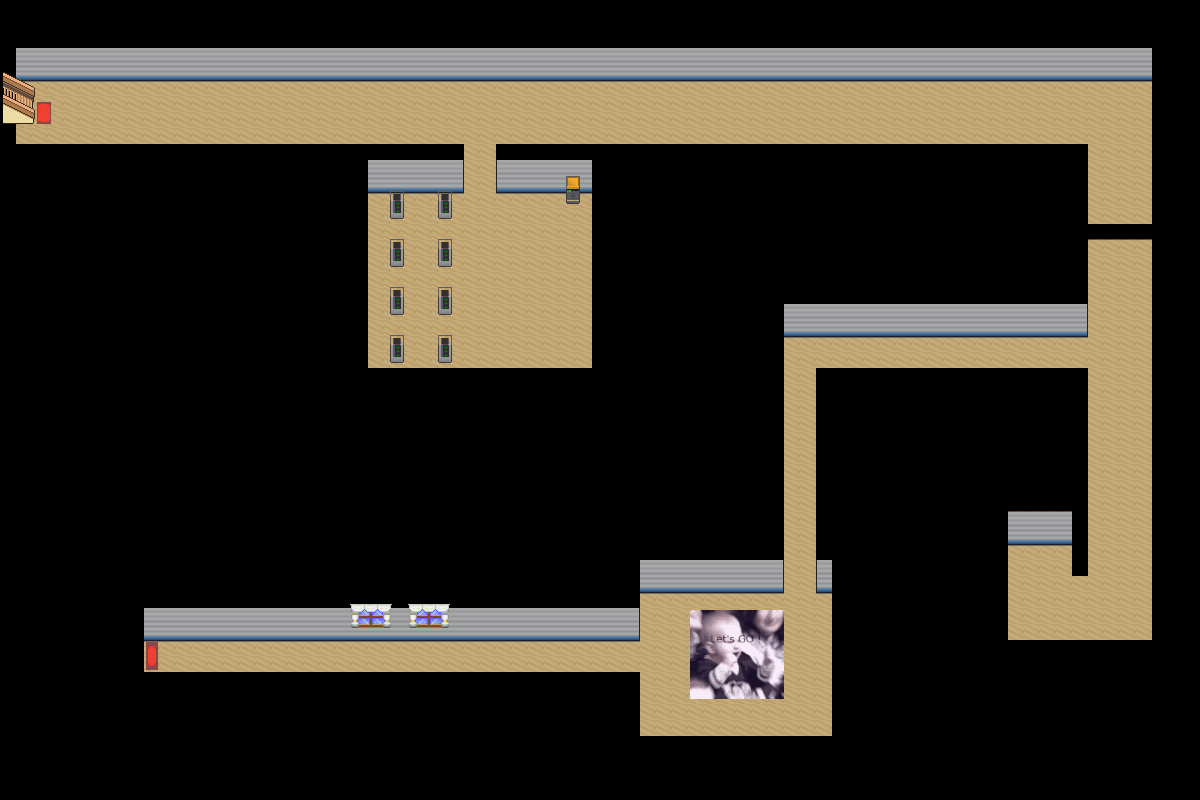

This is a level from a 2D game, rendered from its Tiled map with the project's own tilesets. A one-line summary and the map file follow, with tile-layer data summarised:
An orthogonal 75x50 tile map with 16x16 px tiles, 7 tile layers (floor, walls, carpet, wall elements, ...), 2 tilesets and 56 objects (47x collision, exit_cave, spawn_cave, enter_underground, spawn_from_underground, ...).

<map version="1.8" tiledversion="1.8.4" orientation="orthogonal" renderorder="right-down" width="75" height="50" tilewidth="16" tileheight="16" infinite="0" nextlayerid="14" nextobjectid="130">
 <tileset firstgid="1" source="house.tsx" />
 <tileset firstgid="1551" source="troll.tsx" />
 <layer id="1" name="floor" width="75" height="50">
  <data>[3750 cells, 1181 non-empty, 1 distinct tile ids]</data>
 </layer>
 <layer id="3" name="walls" width="75" height="50">
  <data>[3750 cells, 881 non-empty, 15 distinct tile ids]</data>
 </layer>
 <layer id="10" name="carpet" width="75" height="50">
  <data>[3750 cells, 0 non-empty, 0 distinct tile ids]</data>
 </layer>
 <layer id="11" name="wall elements" width="75" height="50">
  <data>[3750 cells, 74 non-empty, 52 distinct tile ids]</data>
 </layer>
 <layer id="2" name="decorations" width="75" height="50">
  <data>[3750 cells, 116 non-empty, 74 distinct tile ids]</data>
 </layer>
 <layer id="12" name="don'tDeleteThisLayer" width="75" height="50">
  <data>[3750 cells, 0 non-empty, 0 distinct tile ids]</data>
 </layer>
 <layer id="8" name="top" width="75" height="50">
  <data>[3750 cells, 38 non-empty, 3 distinct tile ids]</data>
 </layer>
 <objectgroup id="4" name="Objects" opacity="0.42">
  <object id="1" type="collision" x="390" y="201" width="14" height="18" />
  <object id="2" type="collision" x="438" y="201" width="14" height="18" />
  <object id="3" type="collision" x="438" y="249" width="14" height="18" />
  <object id="4" type="collision" x="390" y="249" width="14" height="18" />
  <object id="5" type="collision" x="390" y="297" width="14" height="18" />
  <object id="6" type="collision" x="438" y="297" width="14" height="18" />
  <object id="7" type="collision" x="390" y="345" width="14" height="18" />
  <object id="8" type="collision" x="438" y="345" width="14" height="18" />
  <object id="10" type="collision" x="566" y="181" width="14" height="23" />
  <object id="11" type="collision" x="0" y="32" width="1168" height="16" />
  <object id="12" type="collision" x="0" y="144" width="464" height="16" />
  <object id="13" type="collision" x="496" y="144" width="592" height="16" />
  <object id="14" type="collision" x="592" y="160" width="16" height="224" />
  <object id="15" type="collision" x="352" y="160" width="16" height="224" />
  <object id="16" type="collision" x="368" y="368" width="224" height="16" />
  <object id="17" name="exit_cave" x="37" y="102" width="14" height="22" />
  <object id="18" name="spawn_cave" x="52" y="95.6667">
   <point />
  </object>
  <object id="19" type="collision" x="0" y="48" width="16" height="96" />
  <object id="20" type="collision" x="3" y="73" width="35" height="52" />
  <object id="21" type="collision" x="1152" y="48" width="16" height="608" />
  <object id="22" type="collision" x="1072" y="160" width="16" height="176" />
  <object id="23" type="collision" x="1072" y="368" width="16" height="208" />
  <object id="28" type="collision" x="624" y="544" width="160" height="16" />
  <object id="30" type="collision" x="624" y="560" width="16" height="80" />
  <object id="31" type="collision" x="832" y="544" width="16" height="192" />
  <object id="32" type="collision" x="624" y="736" width="224" height="16" />
  <object id="59" type="collision" x="16" y="48" width="1136" height="32" />
  <object id="60" type="collision" x="368" y="160" width="96" height="32" />
  <object id="62" type="collision" x="496" y="160" width="96" height="32" />
  <object id="63" type="collision" x="816" y="368" width="256" height="16" />
  <object id="64" type="collision" x="768" y="288" width="304" height="16" />
  <object id="65" type="collision" x="768" y="304" width="16" height="256" />
  <object id="67" type="collision" x="816" y="384" width="16" height="176" />
  <object id="68" type="collision" x="784" y="304" width="288" height="32" />
  <object id="74" type="collision" x="640" y="560" width="144" height="32" />
  <object id="75" type="collision" x="816" y="560" width="16" height="32" />
  <object id="76" type="collision" x="624" y="672" width="16" height="64" />
  <object id="77" type="collision" x="144" y="672" width="480" height="16" />
  <object id="78" type="collision" x="144" y="592" width="480" height="16" />
  <object id="79" type="collision" x="144" y="608" width="480" height="32" />
  <object id="80" type="collision" x="128" y="592" width="16" height="96" />
  <object id="81" name="enter_underground" x="146" y="642" width="12" height="28" />
  <object id="82" name="spawn_from_underground" x="172.333" y="643.667">
   <point />
  </object>
  <object id="83" type="collision" x="1088" y="640" width="64" height="16" />
  <object id="84" type="collision" x="992" y="496" width="80" height="16" />
  <object id="85" type="collision" x="992" y="512" width="16" height="144" />
  <object id="86" type="collision" x="1008" y="640" width="80" height="16" />
  <object id="91" type="collision" x="1008" y="539" width="27" height="19" />
  <object id="92" type="collision" x="1040" y="544" width="32" height="15" />
  <object id="94" type="collision" x="735" y="585" width="19" height="22" />
 </objectgroup>
 <objectgroup id="6" name="NPCPaths">
  <object id="69" name="aiko_path1" x="464" y="96" width="16" height="16" />
  <object id="70" name="aiko_path2" x="1112" y="96" width="16" height="16" />
  <object id="71" name="aiko_path3" x="1112" y="600" width="16" height="16" />
  <object id="88" name="aiko_path4" x="1008" y="600" width="16" height="16" />
  <object id="89" name="aiko_path5" x="1008" y="568" width="16" height="16" />
  <object id="90" type="collision" x="1008" y="512" width="64" height="32" />
 </objectgroup>
</map>
